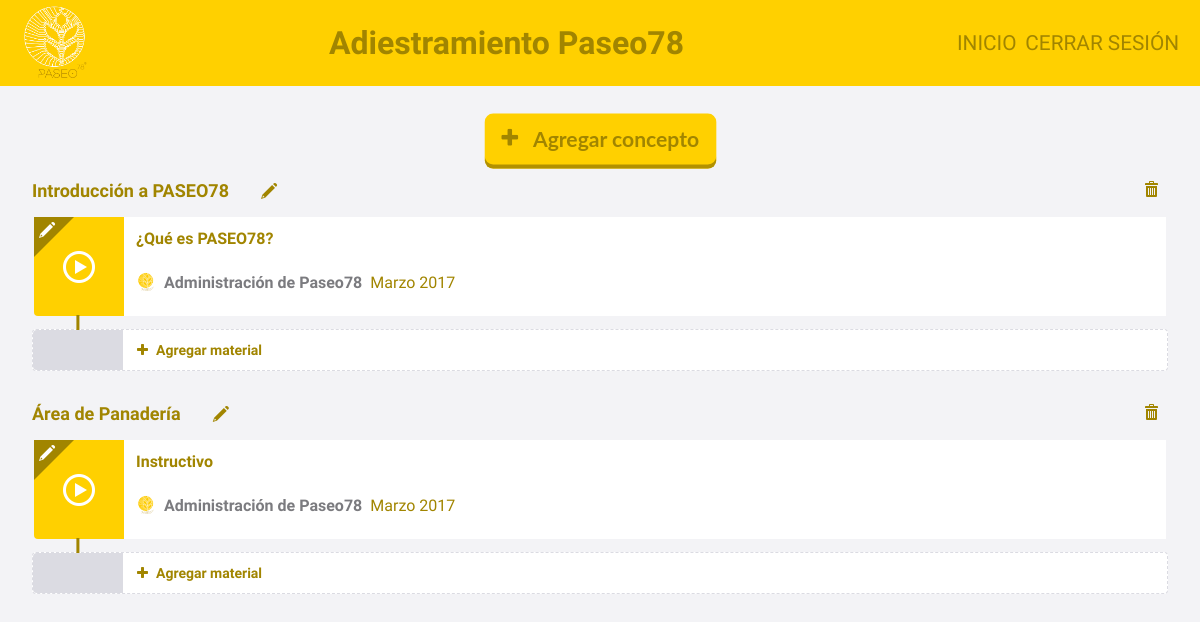
The app's page / (signed in), older data.
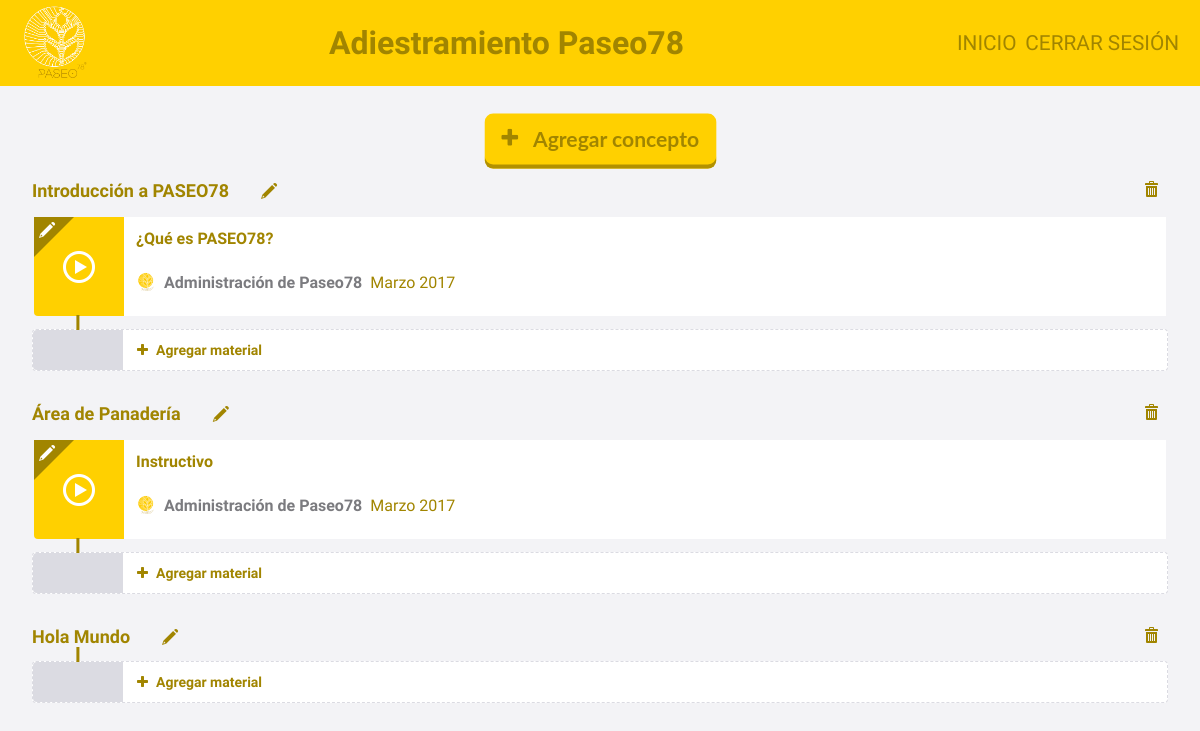
The same page, newer data.
### instructivos/models.py (models this page shows, shortened)
class Concepto(models.Model):
	titulo = models.CharField(max_length=80)
	imagen = models.ImageField(upload_to="conceptos/", blank=True, default="")
	slug   = models.SlugField()
	activo = models.BooleanField(default=False)

class Material(models.Model):
	concepto  = models.ForeignKey(Concepto)
	nombre    = models.CharField(max_length=50)
	slug      = models.SlugField()
	imagen    = models.ImageField(upload_to="materiales/", blank=True, default="")
	video     = models.CharField(max_length=200, blank=True, default="", help_text='La url donde se encuentra el video para el streaming')
	contenido = HTMLField()
	activo = models.BooleanField(default=False)
	class Meta:
		verbose_name_plural = "Materiales"

### instructivos/views.py (the view)
# urls.py: url(r'^$', CourseView.as_view()),
class CourseView(LoginRequiredMixin, View):
	login_url = '/login/'
	def get(self, request):
		conceptos  = Concepto.objects.all()
		materiales = Material.objects.all()
		ctx        = {"conceptos":conceptos, "materiales": materiales}
		template   = "manager/index.html"
		return render(request, template, ctx)

### usuarios/cp.py (called while the page is built)
def menu(request):
	return {'usuario': 'none'}

### public/templates/manager/index.html (shortened to what this page needs)
{% extends "base.html" %}
{% load static %}
{% block content %}
	<section class="AdminActions">
		<a href="{% url 'add-concept' %}" class="btn btn-paseo"><i class="icon-plus margin-r-05"></i> Agregar concepto</a>
	</section>
	<section class="ConceptList">
		{% for concepto in conceptos %}
			<section class="Concept">
				<header class="Concept-header">
					<div class="Concept-left">
						<h3 class="Concept-title">{{ concepto.titulo }}</h3>
						<span class="Concept-edit icon-pencil"></span>
					</div>
					<div class="Concept-actions">
						<span class="Concept-edit icon-trash"></span>
					</div>
				</header>
				<section class="MaterialList">
					{% for material in materiales %}
						{% if material.concepto.titulo == concepto.titulo %}
							<article class="Material">
								<a href="#" title="{{material.nombre}}" class="Material-link"></a>
								<figure class="MaterialType is-video">
									<span class="icon-play2"></span>
								</figure>
								<div class="MaterialContent">
									<div class="MaterialContent-row1">
										<h3 class="MaterialContent-title">{{material.nombre}}</h3>
									</div>
									<div class="MaterialContent-row2">
										<div class="MaterialAuthor">
											<figure class="MaterialAuthor-avatar">
												<img src="{%static 'logo.png'%}" alt="Paseo78">
											</figure>
											<strong class="MaterialAuthor-name">Administración de Paseo78</strong>
											<time class="MaterialContent-date">marzo 2017</time>
										</div>
									</div>
								</div>
							</article>
						{% endif %}
					{% endfor %}
				</section>
				<div>
					<a class="AddMaterial is-material-ad" href="/manager/concepto/{{concepto.slug}}/agregar-material/">
						<span><i class="icon-plus margin-r-05"></i> Agregar material</span>
					</a>
				</div>
			</section>
		{% endfor %}
	</section>
{% endblock content %}

Row changes from the older to the newer data that the page shows:
added Concepto: titulo "Hola Mundo"
